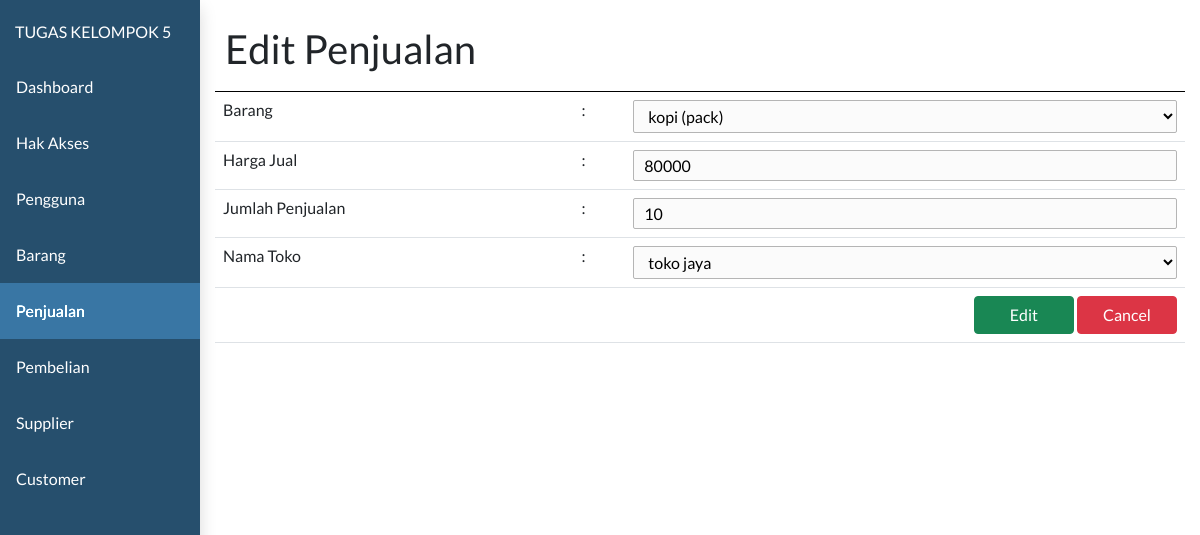
Screenshot of /toko/admin.php?page=penjualan&subpage=penjualan-detail&id=39 with the database file from the repository.
### tables this page shows
CREATE TABLE `penjualan` (
  `id_penjualan` int(11) NOT NULL,
  `jumlah_penjualan` int(11) DEFAULT NULL,
  `harga_jual` double DEFAULT NULL,
  `id_barang` int(11) DEFAULT NULL,
  `id_customer` int(11) DEFAULT NULL,
  `created_at` timestamp NULL DEFAULT current_timestamp(),
  `updated_at` timestamp NULL DEFAULT NULL ON UPDATE current_timestamp()
);

CREATE TABLE `barang` (
  `id_barang` int(11) NOT NULL,
  `nama_barang` varchar(255) DEFAULT NULL,
  `keterangan` text DEFAULT NULL,
  `satuan` varchar(20) DEFAULT NULL,
  `id_pengguna` int(11) DEFAULT NULL
);

CREATE TABLE `customer` (
  `id_customer` int(11) NOT NULL,
  `nama_customer` varchar(50) DEFAULT NULL,
  `alamat_customer` text DEFAULT NULL,
  `no_hp_customer` varchar(20) DEFAULT NULL
);

### toko/controller/penjualan_controller.php (called while the page is built, shortened)
<?php
require_once "controller/base_controller.php";
class PenjualanController {
    function callmodel(){
        $baseController = new BaseController();
    }
    function penjualan_detail($data){
        $model = new model;
        $penjualan_detail = $model->selectWhere("penjualan", "id_penjualan = '$data'");
        return $penjualan_detail;
    }
}
?>

### toko/model/model.php (called while the page is built, shortened)
<?php
class model {
    function select($table){
        require "koneksi.php";
        $data = mysqli_query($connect, "SELECT * FROM $table");
        $dataarray = array();
            while($row = mysqli_fetch_assoc($data)){
                $dataarray[] = $row;
            }
        return $dataarray;
    }
    function selectWhere($table, $where){
        require "koneksi.php";
        $data = mysqli_query($connect, "SELECT * FROM $table where $where");
        $dataarray = array();
            while($row = mysqli_fetch_assoc($data)){
                $dataarray[] = $row;
            }
        return $dataarray;
    }
}
?>

### toko/controller/barang_controller.php (called while the page is built, shortened)
<?php
require_once "controller/base_controller.php";
class BarangController {
    function callmodel(){
        $baseController = new BaseController();
    }
    function barang_list(){
        $model = new model;
        $barang_list = $model->select("barang");
        return $barang_list;
    }
}
?>

### toko/controller/customer_controller.php (called while the page is built, shortened)
<?php
require_once "controller/base_controller.php";
class CustomerController {
    function callmodel(){
        $baseController = new BaseController();
    }
    function customer_list(){
        $model = new model;
        $customer_list = $model->select("customer");
        return $customer_list;
    }
}
?>

### toko/view/penjualan/penjualan-detail.php (the view, shortened to what this page needs)
<?php
require_once "controller/penjualan_controller.php";
require_once "controller/customer_controller.php";
require_once "controller/barang_controller.php";
$penjualanController = new PenjualanController();
$penjualanController->callasset();
$penjualanDetail = null;
if (isset($_GET['id'])) {
  $penjualanDetail = $penjualanController->penjualan_detail($_GET['id']);
}
$customerController = new CustomerController();
$customerList = $customerController->customer_list();
$barangController = new BarangController();
$barangList = $barangController->barang_list();
?>
<html>
<head>
</head>
<body>
  <div class="clm-12" style="border-bottom:1px solid black;">
    <h1><?php echo $penjualanDetail != null ? "Edit Penjualan" : "Tambah Penjualan" ?></h1>
  </div>
  <form action="submit.php" method="post" enctype="multipart/form-data">
    <table class="table">
      <tr>
        <td>Barang</td>
        <td>:</td>
        <td>
          <select name="id_barang" class="input" required>
            <?php foreach ($barangList as $barang) : ?>
              <option value="<?php echo $barang['id_barang']; ?>" <?php if ($penjualanDetail != null && $barang['id_barang'] == $penjualanDetail[0]['id_barang']) {
                                                                        echo "selected";
                                                                      } ?>><?php echo $barang['nama_barang'] . " (" . $barang["satuan"] . ")"; ?></option>
            <?php endforeach ?>
          </select>
        </td>
      </tr>
      <tr>
        <td>Harga Jual</td>
        <td>:</td>
        <td><input type="text" class="input" name="harga_jual" value="<?php echo $penjualanDetail != null ? $penjualanDetail[0]['harga_jual'] : '' ?>" autocomplete="off" required/></td>
      </tr>
      <tr>
        <td>Jumlah Penjualan</td>
        <td>:</td>
        <td><input type="text" class="input" name="jumlah_penjualan" value="<?php echo $penjualanDetail != null ? $penjualanDetail[0]['jumlah_penjualan'] : '' ?>" autocomplete="off" required/></td>
      </tr>
      <tr>
        <td>Nama Toko</td>
        <td>:</td>
        <td>
          <select name="id_customer" class="input" required>
            <?php foreach ($customerList as $customer) : ?>
              <option value="<?php echo $customer['id_customer']; ?>" <?php if ($penjualanDetail != null && $customer['id_customer'] == $penjualanDetail[0]['id_customer']) {
                                                                        echo "selected";
                                                                      } ?>><?php echo $customer['nama_customer']; ?></option>
            <?php endforeach ?>
          </select>
        </td>
      </tr>
      <tr>
        <td colspan="3" style="text-align:right">
          <?php if ($penjualanDetail) : ?>
            <input type="submit" name="penjualan-edit-submit" class="btn btn-success" style="width:100px;" value="Edit">
          <?php endif ?>
          <a href="?page=penjualan&&subpage=penjualan-list"><input type="button" class="btn btn-danger" style="width:100px;" value="Cancel"></a>
        </td>
      </tr>
    </table>
  </form>
</body>
</html>

### toko/assets/css/style.css (style rules this page uses)
* { font-family: 'lato'; margin: 0px; }
.clm-1, .clm-2, .clm-3, .clm-4, .clm-5, .clm-6, .clm-7, .clm-8, .clm-9, .clm-10, .clm-11, .clm-12 { float:left; padding:10px; box-sizing: border-box; }
.clm-12 { width:100%; }
.input { padding: 5px 10px; border:1px solid #b5b5b5; background:#fbfbfb; border-radius:2px; width: 100%; }

### rows the page displays
penjualan: id_barang "kopi (pack)", harga_jual "80000", jumlah_penjualan "10", id_customer "toko jaya"
